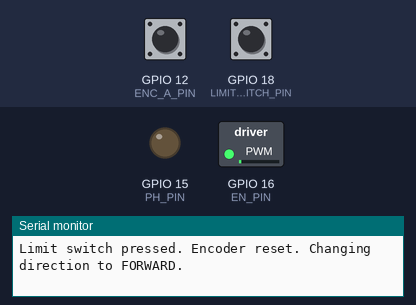
The sketch below on a simulated ESP32. Shown: switched loads named in the sketch (green lamp = pin HIGH), output pins drawn as LEDs (lit = HIGH), the last lines printed to the serial monitor. The test bench sets the inputs (shaded band); at power-on: GPIO 12 (ENC_A_PIN) HIGH, GPIO 18 (LIMIT_SWITCH_PIN) HIGH.

Above: at 0.2 s.
At 0.95 s:
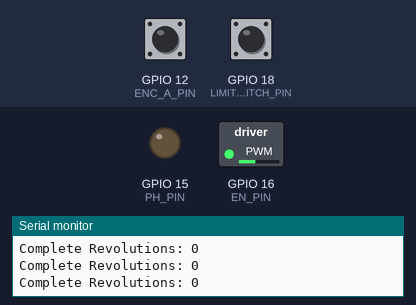
At 1.35 s:
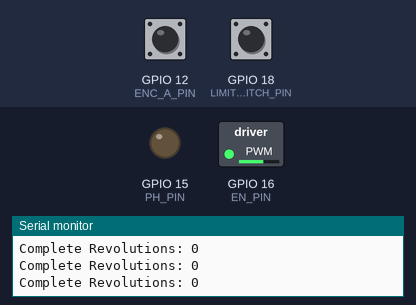
At 1.8 s:
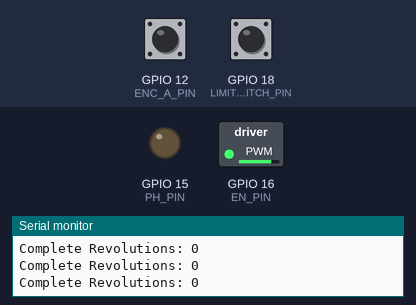
Timing chart, 0 to 3.3 s (numbered marks = the images above):
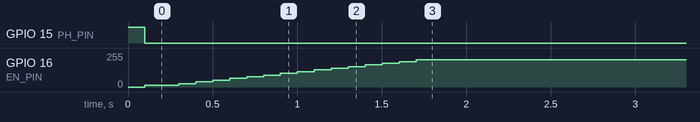

The sketch:

VBD-demo-zeroing.ino
```cpp
#include <Arduino.h>
#include "driver/mcpwm.h"  // Motor Control PWM

// Motor control pins
#define EN_PIN 16             // PWM control pin (connected to EN on driver)
#define PH_PIN 15             // Direction control pin (connected to PH on driver)
#define LIMIT_SWITCH_PIN 18   // Limit switch pin (outputs HIGH when pressed)

// Encoder pins (adjust these as needed)
#define ENC_A_PIN 12          // Encoder Channel A
#define ENC_B_PIN 13          // Encoder Channel B
#define ENC_IDX_PIN 14        // Optional: Encoder Index

volatile long encoderCount = 0;         // Global encoder pulse count
const int countsPerRevolution = 159744;     // Encoder resolution (counts per complete revolution)

// Motor forward revolution target (in complete revolutions)
const int TARGET_REVOLUTIONS = 10;  // Set target to 10 complete revolutions

// Motion profile parameters (tweak these to suit your hardware)
const float MAX_DUTY_FORWARD = 80.0;    // Maximum duty cycle (forward motion)
const float MAX_DUTY_REVERSE = 30.0;      // Maximum duty cycle (reverse motion)
const float ACCEL_STEP = 5.0;             // PWM duty cycle increment per control loop (~100ms)
const float DECEL_STEP = 5.0;             // PWM duty cycle decrement per control loop
const float DECELERATION_WINDOW = 1.0;    // Start deceleration when within 1 revolution of target

// Global variable to track the current PWM duty cycle
float currentDuty = 0.0;

// Define a simple state machine for motor control
enum MotorState {
  REVERSING,      // Motor runs in reverse until the limit switch is pressed
  MOVING_FORWARD, // Motor runs forward until target complete revolutions are reached
  STOPPED         // Motor stops once the target is met
};

MotorState motorState = REVERSING;

// Encoder ISR: Counts pulses and determines direction based on Channel B state.
void IRAM_ATTR encoderISR() {
  int bState = digitalRead(ENC_B_PIN);
  if (bState == HIGH) {
    encoderCount++;
  } else {
    encoderCount--;
  }
}

void setup() {
  Serial.begin(115200);

  // Setup motor control pin and limit switch input (with internal pullup)
  pinMode(PH_PIN, OUTPUT);
  pinMode(LIMIT_SWITCH_PIN, INPUT_PULLUP);

  // Start with the motor in reverse mode.
  // In this configuration:
  //   - PH_PIN HIGH selects reverse
  //   - PH_PIN LOW selects forward.
  digitalWrite(PH_PIN, HIGH);

  // Initialize MCPWM for motor speed control with a 5 kHz frequency.
  mcpwm_gpio_init(MCPWM_UNIT_0, MCPWM0A, EN_PIN);
  mcpwm_config_t pwm_config;
  pwm_config.frequency = 5000;
  // Start at 0% duty cycle for smooth acceleration.
  pwm_config.cmpr_a = 0.0;
  pwm_config.cmpr_b = 0.0;
  pwm_config.counter_mode = MCPWM_UP_COUNTER;
  pwm_config.duty_mode = MCPWM_DUTY_MODE_0;
  mcpwm_init(MCPWM_UNIT_0, MCPWM_TIMER_0, &pwm_config);

  // Setup encoder input pins with internal pull-ups.
  pinMode(ENC_A_PIN, INPUT_PULLUP);
  pinMode(ENC_B_PIN, INPUT_PULLUP);
  pinMode(ENC_IDX_PIN, INPUT_PULLUP);  // Optional if you use the index pulse

  // Attach an interrupt on the rising edge of encoder Channel A.
  attachInterrupt(digitalPinToInterrupt(ENC_A_PIN), encoderISR, RISING);

  // Optional short delay for startup stabilization.
  delay(100);
}

void loop() {
  // --- REVERSING STATE: Accelerate in reverse until the limit switch is pressed ---
  if (motorState == REVERSING) {
    // Ensure the motor is in reverse (PH_PIN HIGH selects reverse).
    digitalWrite(PH_PIN, HIGH);

    // Gradually ramp up the reverse speed until MAX_DUTY_REVERSE is reached.
    if (currentDuty < MAX_DUTY_REVERSE) {
      currentDuty += ACCEL_STEP;
      if (currentDuty > MAX_DUTY_REVERSE) {
        currentDuty = MAX_DUTY_REVERSE;
      }
    }
    // Set the PWM duty cycle.
    mcpwm_set_duty(MCPWM_UNIT_0, MCPWM_TIMER_0, MCPWM_OPR_A, currentDuty);

    // Check limit switch: if it reads HIGH, the limit switch is pressed.
    if (digitalRead(LIMIT_SWITCH_PIN) == HIGH) {
      // When pressed, reset the encoder count atomically.
      noInterrupts();
      encoderCount = 0;
      interrupts();

      Serial.println("Limit switch pressed. Encoder reset. Changing direction to FORWARD.");

      // Reset duty cycle so forward acceleration starts from zero.
      currentDuty = 0.0;

      // Change motor direction to forward (PH_PIN LOW selects forward).
      digitalWrite(PH_PIN, LOW);

      // Transition to the MOVING_FORWARD state.
      motorState = MOVING_FORWARD;
    }
  }
  // --- MOVING_FORWARD STATE: Accelerate forward and decelerate as target is neared ---
  else if (motorState == MOVING_FORWARD) {
    // Calculate revolutions as a floating point value.
    float revolutions = (float)encoderCount / countsPerRevolution;
    // Calculate complete revolutions (the integer number of full revolutions completed).
    int completeRevolutions = (int)revolutions;
    Serial.print("Complete Revolutions: ");
    Serial.println(completeRevolutions);

    // Calculate remaining revolutions (as a float) to start deceleration.
    float remainingRevolutions = TARGET_REVOLUTIONS - revolutions;

    // Determine the target PWM duty cycle based on progress.
    float targetDuty;
    if (remainingRevolutions <= DECELERATION_WINDOW) {
      // Linearly scale the target duty down to a minimum value as the target is reached.
      targetDuty = (remainingRevolutions / DECELERATION_WINDOW) * MAX_DUTY_FORWARD;
      // Optionally, set a minimum duty if still in motion (to prevent stalling).
      if (targetDuty < 10.0 && remainingRevolutions > 0) {
        targetDuty = 10.0;
      }
    } else {
      targetDuty = MAX_DUTY_FORWARD;
    }

    // Adjust the current duty cycle gradually toward the target.
    if (currentDuty < targetDuty) {
      currentDuty += ACCEL_STEP;
      if (currentDuty > targetDuty)
        currentDuty = targetDuty;
    } else if (currentDuty > targetDuty) {
      currentDuty -= DECEL_STEP;
      if (currentDuty < targetDuty)
        currentDuty = targetDuty;
    }

    // Apply the updated PWM duty cycle.
    mcpwm_set_duty(MCPWM_UNIT_0, MCPWM_TIMER_0, MCPWM_OPR_A, currentDuty);

    // Stop the motor if the number of complete revolutions reaches or exceeds the target.
    if (completeRevolutions >= TARGET_REVOLUTIONS) {
      mcpwm_set_duty(MCPWM_UNIT_0, MCPWM_TIMER_0, MCPWM_OPR_A, 0.0);
      motorState = STOPPED;
      Serial.println("Target complete revolutions reached. Motor stopped.");
    }
  }
  // --- STOPPED STATE ---
  else if (motorState == STOPPED) {
    // Ensure the motor remains stopped.
    mcpwm_set_duty(MCPWM_UNIT_0, MCPWM_TIMER_0, MCPWM_OPR_A, 0.0);
  }

  // Delay between control loop iterations (~100ms) to provide a simple update rate.
  delay(100);
}
```

Measured:
- by itself, GPIO 15 (PH_PIN): HIGH → LOW at 0.10 s
- by itself, GPIO 16 (EN_PIN): moves from 0/255 to 204/255 over 1.6 s
